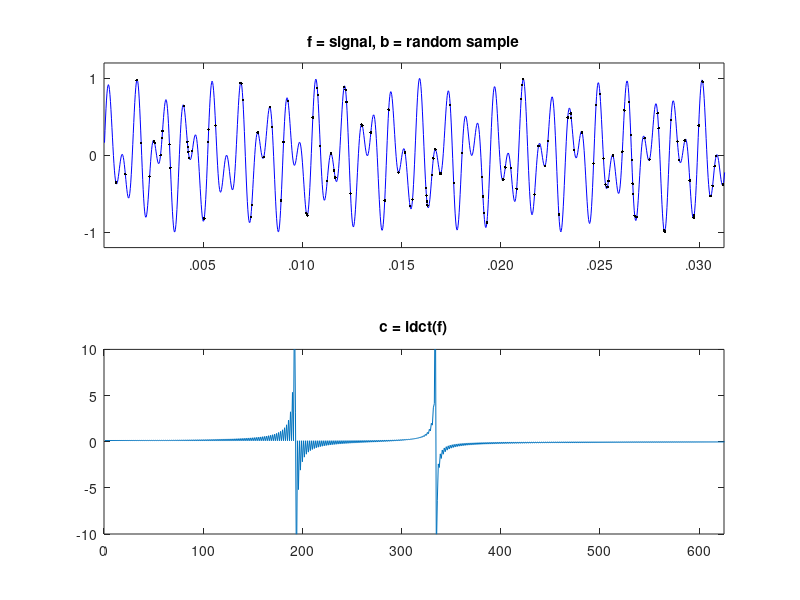

This figure's MATLAB source:
  disp(' 1  2  3');
  disp(' 4  5  6');
  disp(' 7  8  9');
  disp('    0  ');
res=input('please choose a key: ');
switch(res)
    case 1
        a=697;
        b=1209;
    case 2
        a=697;
        b=1336;
    case 3
        a=697;
        b=1477;
    case 4
        a=770;
        b=1209;
    case 5
        a=770;
        b=1336;
    case 6
        a=770;
        b=1477;
     case 7
        a=852;
        b=1209;
     case 8
        a=852;
        b=1336;
     case 9
        a=852;
        b=1477;
      case '*'
        a=941;
        b=1209; 
      case 0
        a=941;
        b=1336;
    otherwise
        fprintf('invalid key entered');
end


Fs = 40000; %sampling frequency
t = (1:Fs/8)'/Fs; %sampling rate
f = (sin(2*pi*a*t) + sin(2*pi*b*t))/2; %average of frequency components of the two sinusoids
n = length(f); %n=5000
m = ceil(n/10); %m=500
k = randperm(n)';
k = sort(k(1:m));
b = f(k); 

axf = [0 max(t)/4 -1.2 1.2];
axd = [0 n/8 -10 10];
figure(1);
subplot(2,1,1)
plot(t,f,'b-',t(k),b,'k.')
axis(axf);
set(gca,'xtick',.005:.005:.030,'ytick',-1:1, ...
   'xticklabel',{'.005','.010','.015','.020','.025','.030'})
title('f = signal, b = random sample')
subplot(2,1,2)
plot(idct(f))
axis(axd);
set(gca,'xtick',0:100:600)
title('c = idct(f)')
drawnow
sound(f,Fs)
lenb=length(b);
lenk=length(k);
lent=length(t);
save('C:\Users\abhishek_sharma92\Desktop\project\code\allOMP.mat','lenb','lenk','lent','b','k','n','m','Fs','t','f','-ascii','-double','-tabs')
cont=input('Press Y to send samples to the server or N to abort: ','s');
switch(cont)
    case 'N' 
        exit;
    case 'Y' 
        client('192.168.2.5',3000,'C:\Users\abhishek_sharma92\Desktop\project\code\allOMP.mat');
    case 'n'
        exit;
    case 'y'
        client('192.168.2.5',3000,'C:\Users\abhishek_sharma92\Desktop\project\code\allOMP.mat');
    otherwise
        disp('wrong key');
end
